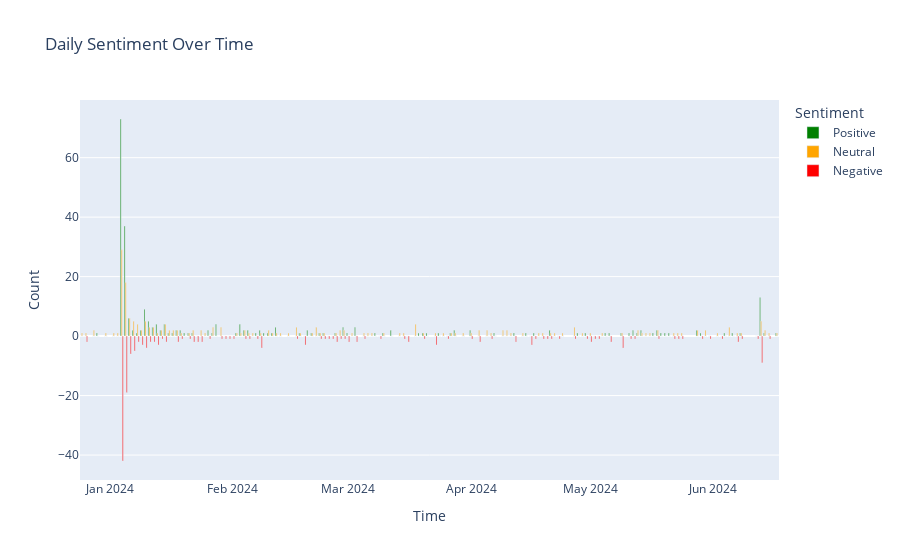

Notebook code cell kept with this figure:
### Markdown cell above
# Sentiment Analysis by Day #

### Code cell
# Group by day and sentiment
df['Day'] = df['Date'].dt.to_period('D').apply(lambda r: r.start_time)
daily_sentiment = df.groupby(['Day', 'Sentiment']).size().unstack(fill_value=0)

# Create the plot
fig = go.Figure()

# Add positive sentiments
if 'positive' in daily_sentiment:
    fig.add_trace(go.Bar(
        x=daily_sentiment.index,
        y=daily_sentiment['positive'],
        name='Positive',
        marker_color='green'
    ))

# Add neutral sentiments
if 'neutral' in daily_sentiment:
    fig.add_trace(go.Bar(
        x=daily_sentiment.index,
        y=daily_sentiment['neutral'],
        name='Neutral',
        marker_color='orange'
    ))

# Add negative sentiments (inverted to point downwards)
if 'negative' in daily_sentiment:
    fig.add_trace(go.Bar(
        x=daily_sentiment.index,
        y=-daily_sentiment['negative'],
        name='Negative',
        marker_color='red'
    ))

# Update layout
fig.update_layout(
    title='Daily Sentiment Over Time',
    xaxis_title='Time',
    yaxis_title='Count',
    barmode='group',  # Change to group bars side by side
    bargap=0.2,
    bargroupgap=0.1,
    legend_title_text='Sentiment',
)

# Show the plot
fig.show()

### Figure 1 — Plotly figure (JSON) as saved in the notebook; plotly's stock layout.template omitted (floating-point values rounded to 4 significant figures; data arrays with more than 128 entries replaced by an {"elided": "..."} marker saying what was removed)
{"data": [{"marker": {"color": "green"}, "name": "Positive", "type": "bar", "x": {"elided": "147 str values"}, "y": {"elided": "147 int values"}}, {"marker": {"color": "orange"}, "name": "Neutral", "type": "bar", "x": {"elided": "147 str values"}, "y": {"elided": "147 int values"}}, {"marker": {"color": "red"}, "name": "Negative", "type": "bar", "x": {"elided": "147 str values"}, "y": {"elided": "147 int values"}}], "layout": {"bargap": 0.2, "bargroupgap": 0.1, "barmode": "group", "legend": {"title": {"text": "Sentiment"}}, "title": {"text": "Daily Sentiment Over Time"}, "xaxis": {"title": {"text": "Time"}}, "yaxis": {"title": {"text": "Count"}}}}
